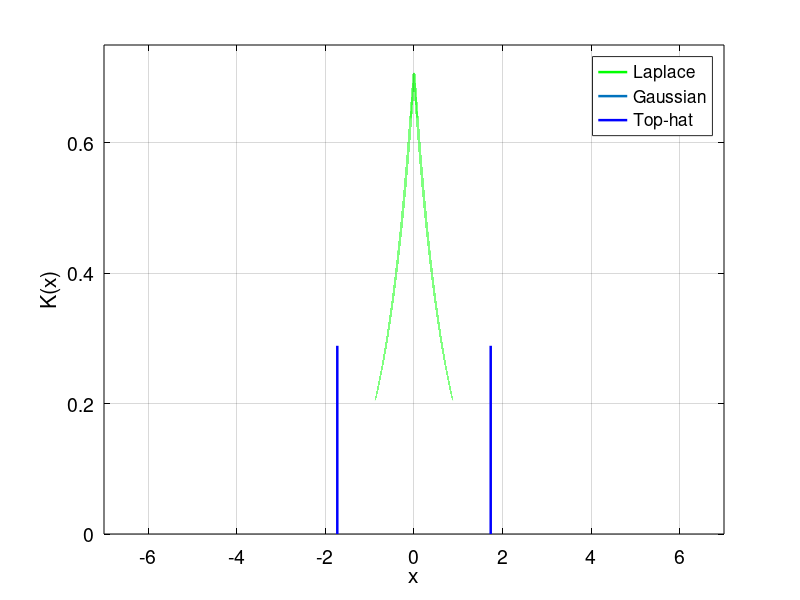
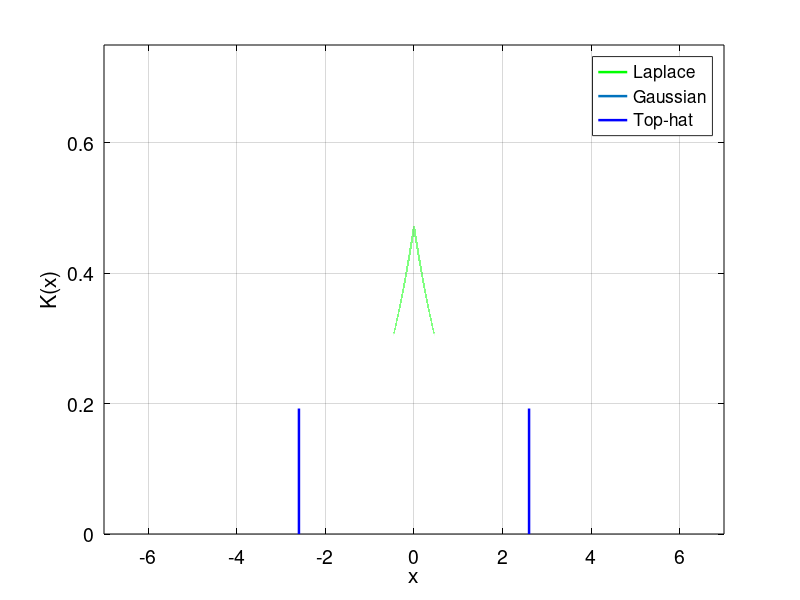
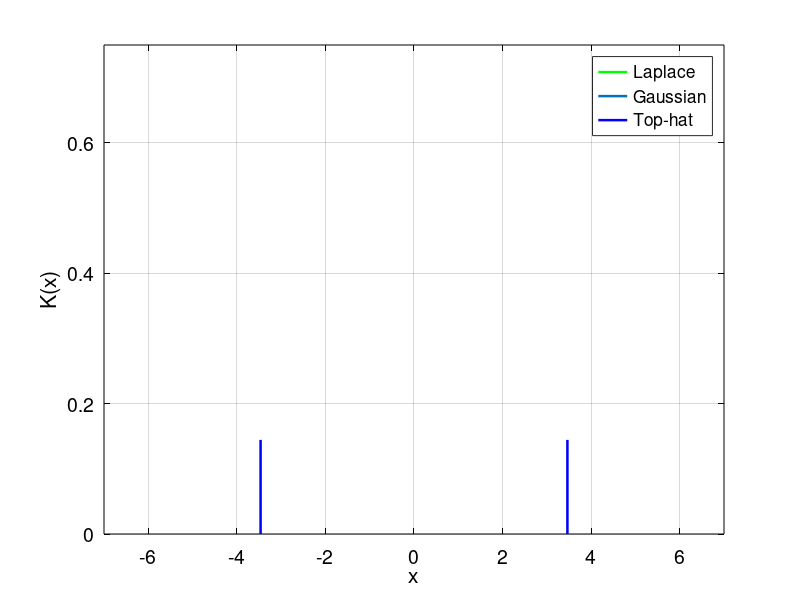
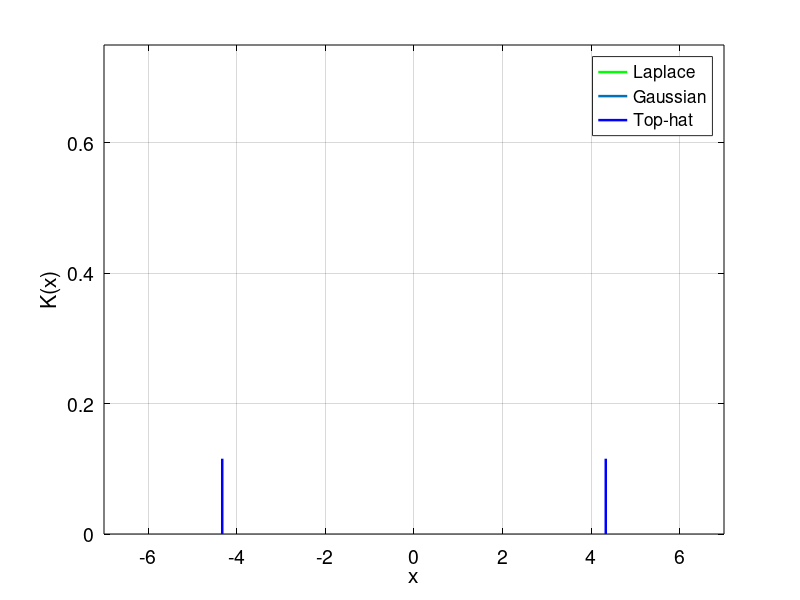

Source code (MATLAB) for these figures, in order:
% Kernel examples

sigma_val = [1, 1.5, 2, 2.5];
for sigma = sigma_val 
    laplace = @(x) sqrt(2)/(2*sigma).*exp(-sqrt(2).*abs(x) ./ sigma);
    
    gaussian = @(x) 1/(sqrt(2*pi)*sigma) .* exp(- x.^2 ./ (2*sigma^2));
    
    tophat = @(x) (abs(x) > sqrt(3)*sigma).*(0) + (abs(x) <= sqrt(3)*sigma).*(1/(2*sqrt(3)*sigma));
    
    x = -10:0.00001:10;
    figure()
    hold on
    grid on
    box on
    set(gcf, 'Color', 'w');
    set(gca, 'Color', 'w');
    set(gca, 'FontSize', 14);
    set(gca, 'XColor', 'k', 'YColor', 'k');
    set(gca, 'GridColor', 'k');
    set(gca, 'MinorGridColor', 'k');
    lap = plot(x,laplace(x), 'g', 'LineWidth', 1.8);
    gau = plot(x,gaussian(x),'LineWidth', 1.8);
    top = plot(x, tophat(x), 'b', 'LineWidth', 1.8);
    legend([lap, gau, top], 'Laplace', 'Gaussian', 'Top-hat');
    axis([-7 7 0 0.75])
    xlabel('x')
    ylabel('K(x)')
    
end
